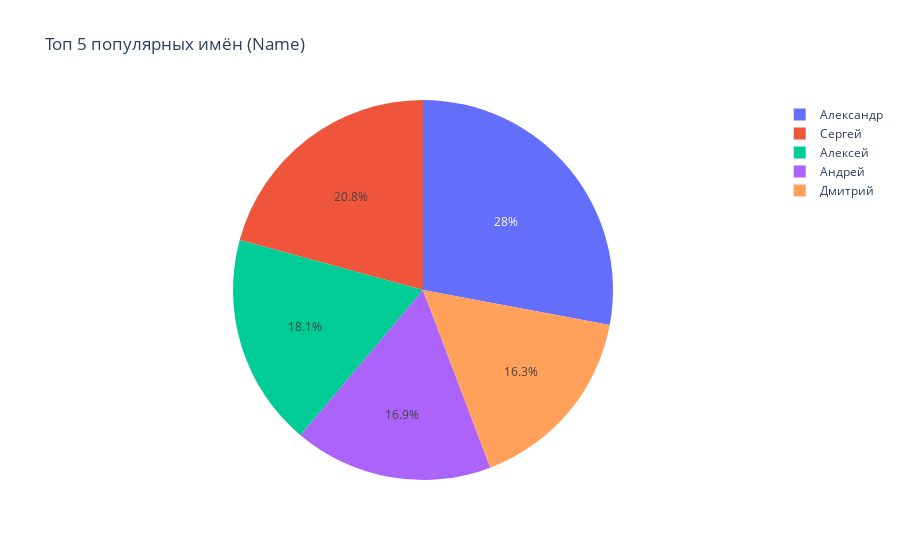

The notebook cell saved with this chart:
### Markdown cell above
### Топ - 5 самых популярных имен (Name)

### Code cell
select_names = '''SELECT name
                    ,count(name) 
                FROM vk_fishing vf
                GROUP BY name
                ORDER BY count(*) DESC
                LIMIT 5;'''

result_names = client.execute(select_names)
names = pd.DataFrame(result_names, columns=['Name', 'Count'])
fig = px.pie(names=names['Name'], values=names['Count'], title='Топ 5 популярных имён (Name)')
fig.show()

### Figure 1 — Plotly figure (JSON) as saved in the notebook; plotly's stock layout.template omitted (floating-point values rounded to 4 significant figures)
{"data": [{"domain": {"x": [0, 1], "y": [0, 1]}, "hovertemplate": "label=%{label}<br>value=%{value}<extra></extra>", "labels": ["Александр", "Сергей", "Алексей", "Андрей", "Дмитрий"], "legendgroup": "", "name": "", "showlegend": true, "type": "pie", "values": [15750, 11696, 10192, 9534, 9176]}], "layout": {"legend": {"tracegroupgap": 0}, "title": {"text": "Топ 5 популярных имён (Name)"}}}
